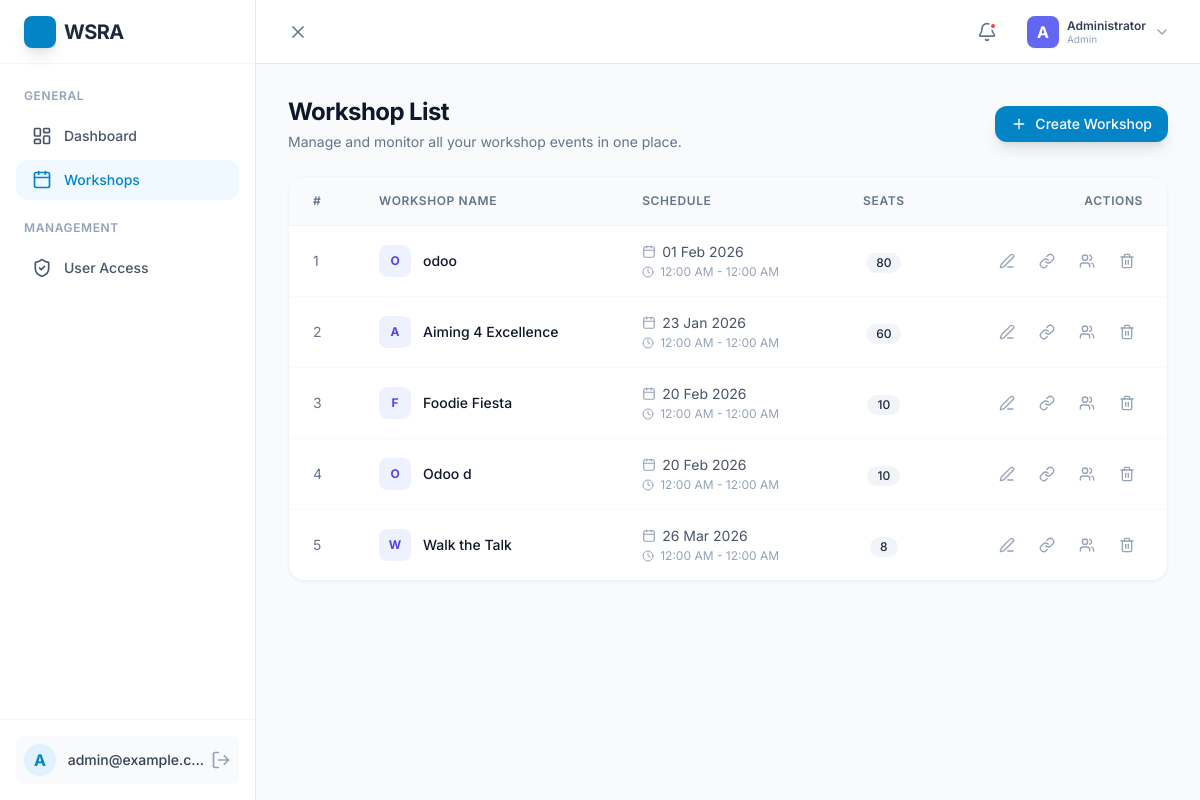
/show_workshop (signed in), run on an earlier commit of the app's database.
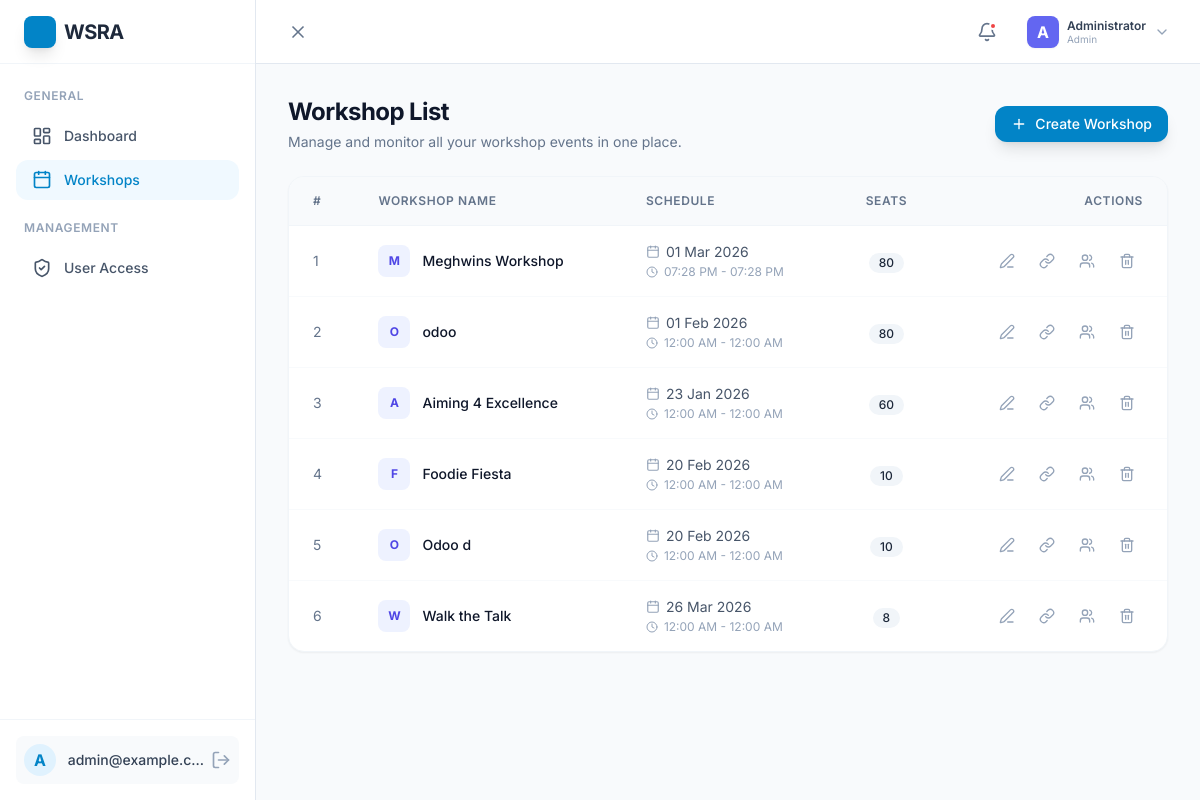
And on a later commit of the database.
### main/models.py (models this page shows, shortened)
class Workshop(models.Model):
    workshop_name = models.CharField(max_length=200)
    workshop_start_date = models.DateTimeField(null=True,blank=True)
    workshop_end_date = models.DateTimeField(null=True,blank=True)
    workshop_description = models.TextField(null=True,blank=True)
    workshop_logo = models.ImageField(upload_to='logo/')
    workshop_location = models.CharField(max_length=500)
    company_logo  =models.ImageField(upload_to='company_logo/', null=True, blank=True)
    photos_link = models.CharField(null=True, blank=True,max_length=100)
    workshop_seats = models.IntegerField(null=True,blank=True)
    workshop_tables = models.IntegerField(null=True, blank=True)
    number_workshop_groups = models.IntegerField(null=True, blank=True)
    workshop_seats_per_table = models.IntegerField(null=True, blank=True)
    workshop_manager = models.ForeignKey(User, default=1, on_delete=models.SET_DEFAULT)
    workshop_uuid = models.UUIDField(default=uuid.uuid4)
    is_closed = models.BooleanField(default=False)
    presenter_tables = models.CharField(max_length=500, blank=True, null=True)
    is_designation_required = models.BooleanField(default=True)

### main/views.py (the view)
# urls.py: path('show_workshop', views.show_workshop, name="show_workshop"),
@login_required(login_url="../login/")
def show_workshop(request):
    data = models.Workshop.objects.all().order_by("-id")
    return render(request, "workshop/show_workshop.html", context={
        "data": data,
        "show_flag": True,
        "heading": "Workshop List",
        "columns": ["Sr No.", "Name", "Date", "Total Seats"],
        "add_url": "/add_workshop",
        "edit_url": "/edit_workshop",
        "delete_url": "/delete_workshop",
        "workshop_key": True
    })

### main/templates/workshop/show_workshop.html (shortened to what the changed rows need)
{% extends "base_new.html" %}
{% load static %}
{% block content %}
<div class="space-y-6">
    {% if show_flag %}
        <div class="flex items-center justify-between">
            <div>
                <h1 class="text-2xl font-bold text-slate-900 tracking-tight">{{ heading }}</h1>
            </div>
        </div>
        <div class="bg-white rounded-2xl border border-slate-100 shadow-sm overflow-hidden">
            <div class="overflow-x-auto">
                <table class="w-full text-left border-collapse">
                    <thead>
                        <tr class="bg-slate-50 border-b border-slate-100">
                            <th class="px-6 py-4 text-xs font-semibold text-slate-500 uppercase tracking-wider">#</th>
                            <th class="px-6 py-4 text-xs font-semibold text-slate-500 uppercase tracking-wider">Workshop Name</th>
                            <th class="px-6 py-4 text-xs font-semibold text-slate-500 uppercase tracking-wider">Schedule</th>
                            <th class="px-6 py-4 text-xs font-semibold text-slate-500 uppercase tracking-wider text-center">Seats</th>
                            <th class="px-6 py-4 text-xs font-semibold text-slate-500 uppercase tracking-wider text-right">Actions</th>
                        </tr>
                    </thead>
                    <tbody class="divide-y divide-slate-50">
                        {% for obj in data %}
                        <tr class="hover:bg-slate-50/50 transition-colors group">
                            <td class="px-6 py-4 text-sm text-slate-500">{{ forloop.counter }}</td>
                            <td class="px-6 py-4">
                                <div class="flex items-center">
                                    <div class="w-8 h-8 rounded-lg bg-indigo-50 text-indigo-600 flex items-center justify-center mr-3 font-bold text-xs">
                                        {{ obj.workshop_name|slice:":1"|upper }}
                                    </div>
                                    <span class="text-sm font-medium text-slate-900">{{ obj.workshop_name }}</span>
                                </div>
                            </td>
                            <td class="px-6 py-4">
                                <div class="text-sm text-slate-600 space-y-0.5">
                                    <div class="flex items-center">
                                        <i data-lucide="calendar" class="w-3.5 h-3.5 mr-1.5 text-slate-400"></i>
                                        {{ obj.workshop_start_date|date:"d M Y" }}
                                    </div>
                                    <div class="flex items-center text-xs text-slate-400">
                                        <i data-lucide="clock" class="w-3 h-3 mr-1.5"></i>
                                        {{ obj.workshop_start_date|date:"h:i A" }} - {{ obj.workshop_end_date|date:"h:i A" }}
                                    </div>
                                </div>
                            </td>
                            <td class="px-6 py-4 text-center">
                                <span class="inline-flex items-center px-2.5 py-0.5 rounded-full text-xs font-medium bg-slate-100 text-slate-800">
                                    {{ obj.workshop_seats }}
                                </span>
                            </td>
                            <td class="px-6 py-4 text-right">
                                <div class="flex items-center justify-end space-x-2">
                                    <a href="{% url 'edit_workshop' obj.pk %}" class="p-2 text-slate-400 hover:text-emerald-600 hover:bg-emerald-50 rounded-lg transition-all" title="Edit Workshop">
                                        <i data-lucide="edit-3" class="w-4 h-4"></i>
                                    </a>
                                    <a href="{% url 'visitor_registration_form' obj.workshop_uuid %}" target="_blank" class="p-2 text-slate-400 hover:text-amber-600 hover:bg-amber-50 rounded-lg transition-all" title="Registration Link">
                                        <i data-lucide="link" class="w-4 h-4"></i>
                                    </a>
                                    <a href="{% url 'show_visitors' obj.pk %}" class="p-2 text-slate-400 hover:text-blue-600 hover:bg-blue-50 rounded-lg transition-all" title="View Visitors">
                                        <i data-lucide="users" class="w-4 h-4"></i>
                                    </a>
                                    <button data-url='{% url "delete_workshop" obj.pk %}' onclick="confirmDelete(this.dataset.url)" class="p-2 text-slate-400 hover:text-rose-600 hover:bg-rose-50 rounded-lg transition-all" title="Delete Workshop">
                                        <i data-lucide="trash-2" class="w-4 h-4"></i>
                                    </button>
                                </div>
                            </td>
                        </tr>
                        {% empty %}
                        <tr>
                            <td colspan="5" class="px-6 py-12 text-center text-slate-500 italic">No workshops found. Create one to get started!</td>
                        </tr>
                        {% endfor %}
                    </tbody>
                </table>
            </div>
        </div>
    {% endif %}
</div>
{% endblock content %}

What changed in the data, as far as the page shows it:
added Workshop: workshop_name "M", workshop_name "Meghwins Workshop", workshop_start_date "01 Mar 2026", workshop_start_date "07:28 PM", workshop_end_date "07:28 PM", workshop_seats "80"
